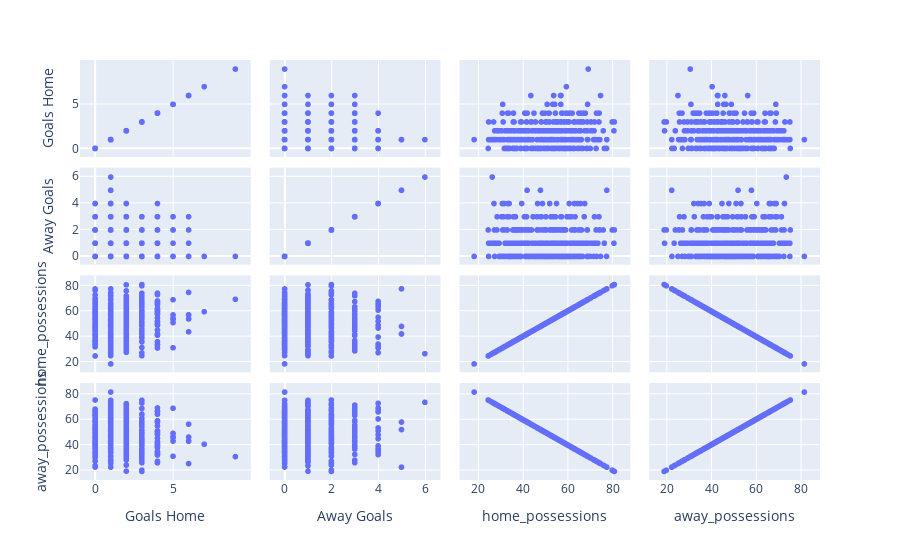

Write notebook code for a chart like this one.
### Code cell
fig = px.scatter_matrix(onemli)
fig.show()
# goller ve pozisyonların birbirleriyle karşılaştırılması

### Figure 1 — Plotly figure (JSON) as saved in the notebook; plotly's stock layout.template omitted (floating-point values rounded to 4 significant figures; data arrays with more than 128 entries replaced by an {"elided": "..."} marker saying what was removed)
{"data": [{"dimensions": [{"axis": {"matches": true}, "label": "Goals Home", "values": {"elided": "380 int values"}}, {"axis": {"matches": true}, "label": "Away Goals", "values": {"elided": "380 int values"}}, {"axis": {"matches": true}, "label": "home_possessions", "values": {"elided": "380 float values"}}, {"axis": {"matches": true}, "label": "away_possessions", "values": {"elided": "380 float values"}}], "hovertemplate": "%{xaxis.title.text}=%{x}<br>%{yaxis.title.text}=%{y}<extra></extra>", "legendgroup": "", "marker": {"color": "#636efa", "symbol": "circle"}, "name": "", "showlegend": false, "type": "splom"}], "layout": {"autosize": true, "dragmode": "select", "legend": {"tracegroupgap": 0}, "margin": {"t": 60}, "xaxis": {"autorange": true, "range": [-1.482, 10.48], "type": "linear"}, "xaxis2": {"autorange": true, "range": [-0.9879, 6.988], "type": "linear"}, "xaxis3": {"autorange": true, "range": [7.96, 91.44], "type": "linear"}, "xaxis4": {"autorange": true, "range": [8.56, 92.04], "type": "linear"}, "yaxis": {"autorange": true, "range": [-1.482, 10.48], "type": "linear"}, "yaxis2": {"autorange": true, "range": [-0.9879, 6.988], "type": "linear"}, "yaxis3": {"autorange": true, "range": [7.96, 91.44], "type": "linear"}, "yaxis4": {"autorange": true, "range": [8.56, 92.04], "type": "linear"}}}
